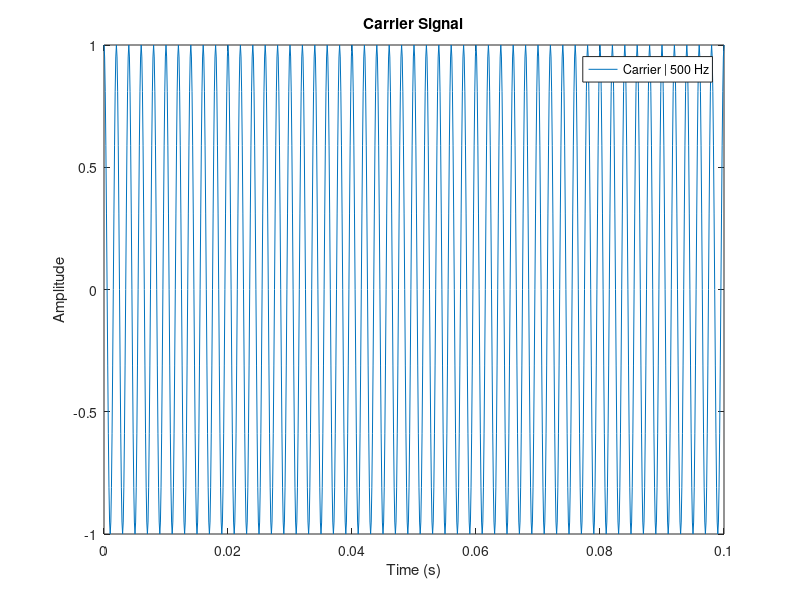
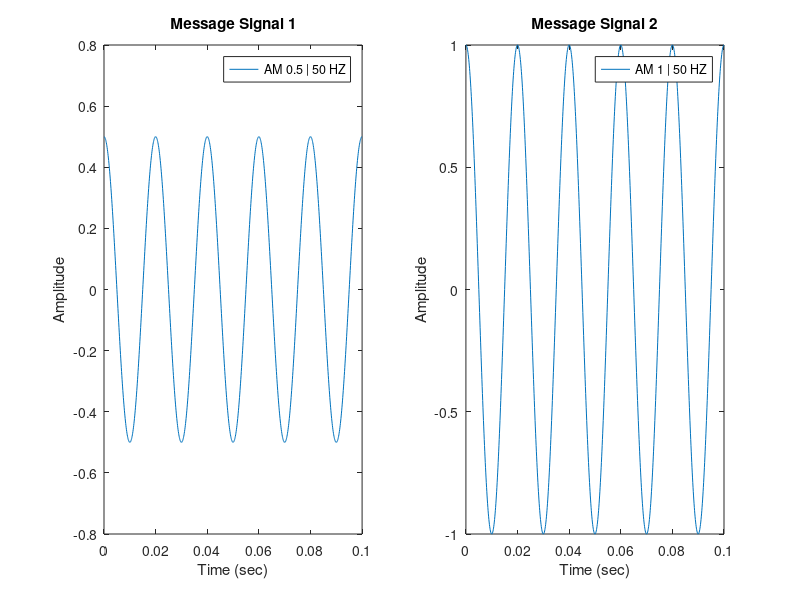
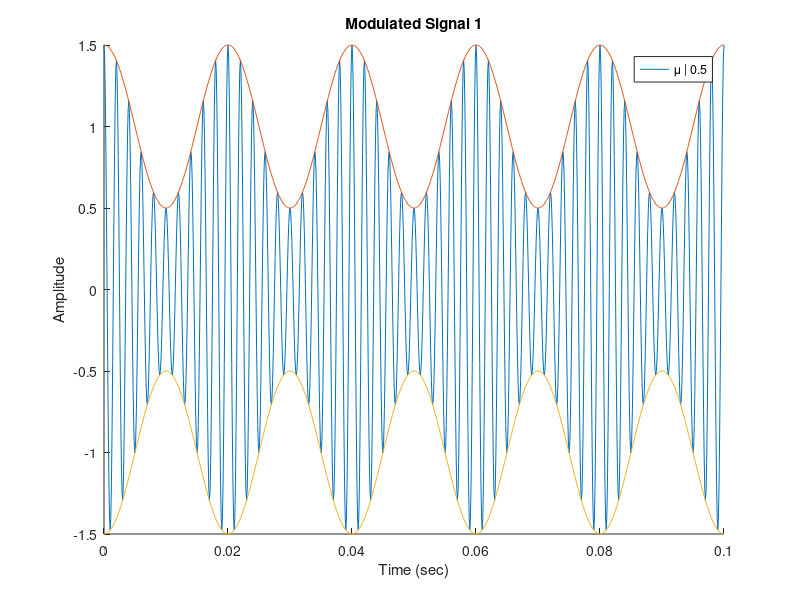
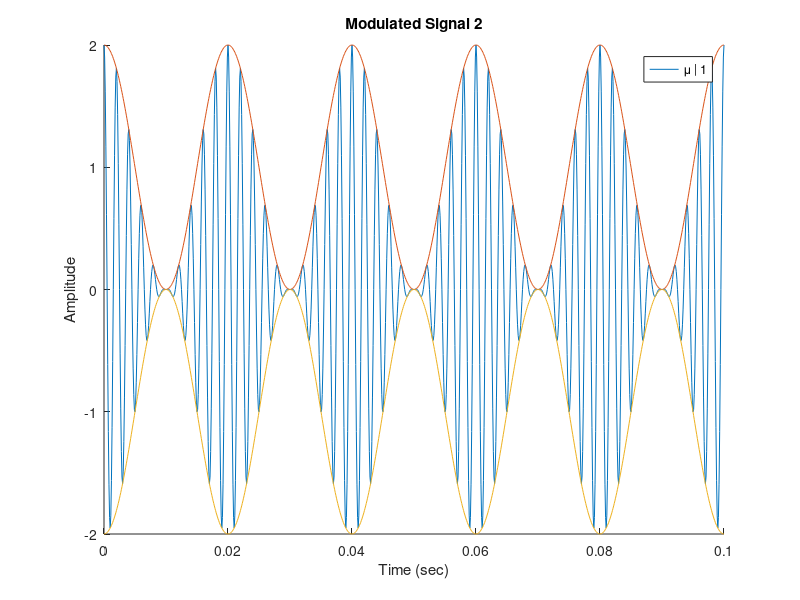

Recreate these plots in MATLAB, in order.
%Project Code for AM Modulation index determination
clear; close all; clc;

%Variable Declaration / Initialization
AM = [0.50,1];%Amplitudes for the two different message signals
AC = 1;%Amplitude for the Carrier Signal
mu = AM./AC;
freqM = 50;%Arbitrary Frequency for the Message Signal
wcM = 2*pi*freqM;
freqC = 10*freqM;%Arbitrary Frequency for the Carrier Signal
wcC = 2*pi*freqC;
fs = 10000;%Sampling rate
time = 0: 1/fs : 0.10;%Time Duration
carr = AC*cos(wcC*time);%Carrier signal

%Carrier Signal
figure();
plot(time,carr);
xlabel('Time (s)');
ylabel('Amplitude');
title('Carrier Signal');
cString = sprintf('Carrier | %g Hz', freqC);
legend(cString);

%Message Signal
figure('units','normalized','outerposition',[0 0 1 1])
messSig = zeros(length(AM), length(time));
messSigPha = zeros(length(AM), length(time));
for j = 1: length(AM)
    subplot(1,length(AM),j)
    messSig(j,:) = AM(j).*cos(wcM.*time);%Message Signal
    messSigPha(j,:) = AM(j).*cos((wcM.*time) - (pi));%Message Signal
    plot(time,messSig(j,:));
    xlabel('Time (sec)');
    ylabel('Amplitude');
    tString1 = sprintf('Message Signal %g',j);
    title(tString1);
    lString1 = sprintf('AM %g | %g HZ', AM(j), freqM);
    legend(lString1);
end

%Amplitude Modulated Signals
modSig = zeros(length(AM), length(time));
for j = 1: length(AM)
    figure()
    modSig(j,:) = (AC + AM(j).*cos(wcM.*time)).*cos(wcC*time);%Modulated Signal
    hold on;
    plot(time,modSig(j,:));
    plot(time,(messSig(j,:) + AC), time, (messSigPha(j,:) - AC));
    xlabel('Time (sec)');
    ylabel('Amplitude');
    tString2 = sprintf('Modulated Signal %g',j);
    title(tString2);
    lString2 = sprintf('\\mu | %g', mu(j));
    legend(lString2);
end
